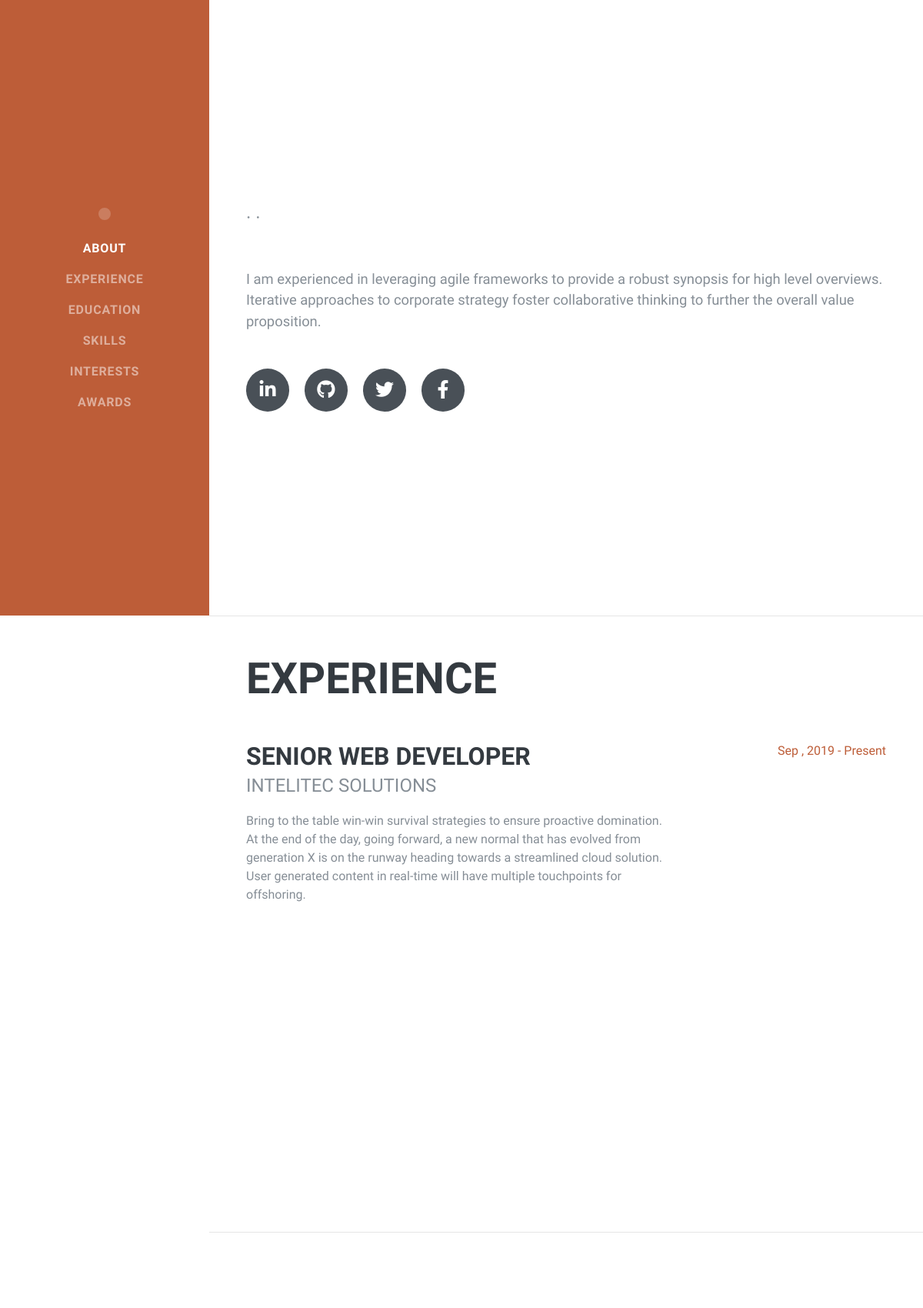
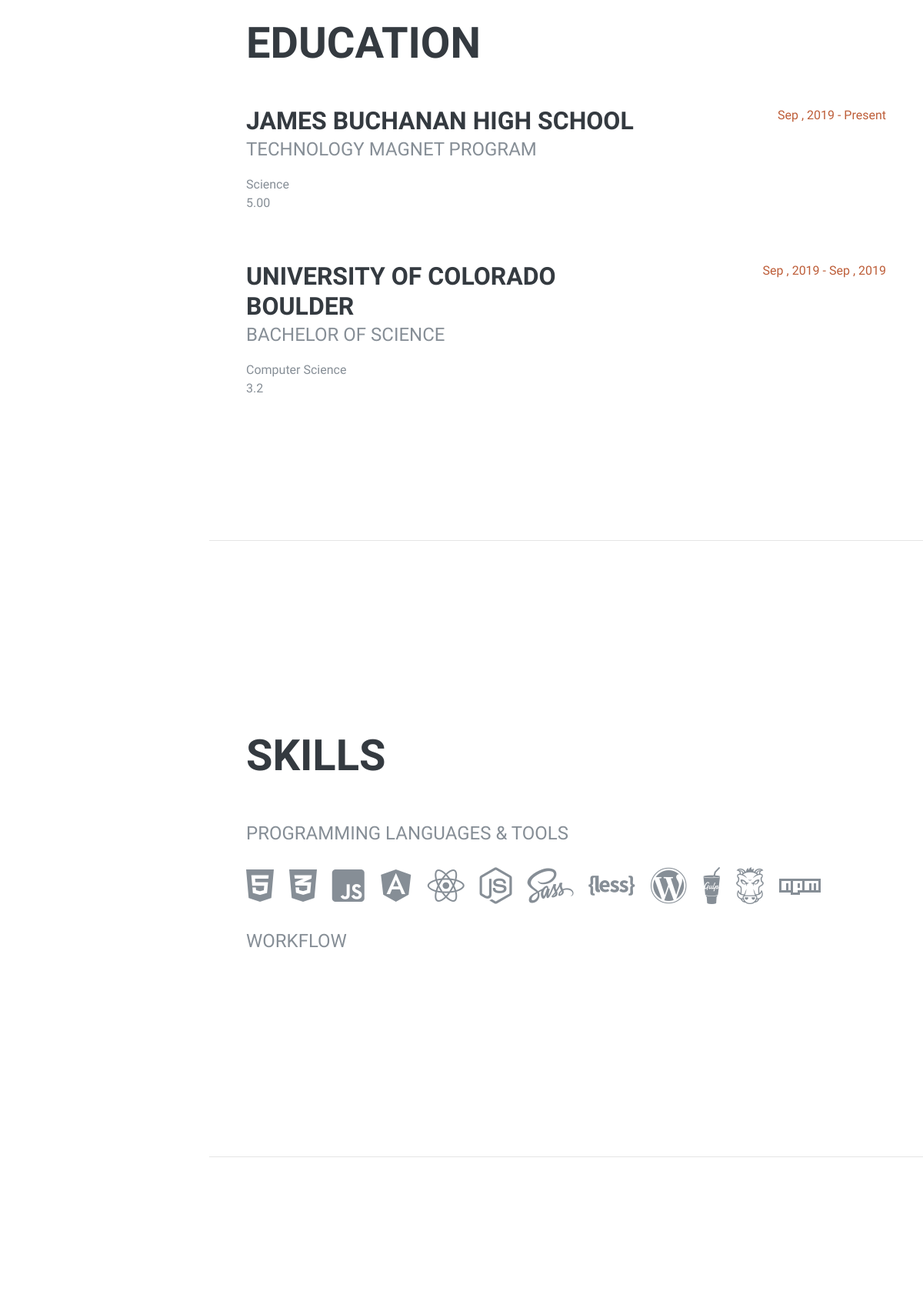
The page / (upper part) on the database its author committed (2 pictures, top to bottom).
### resumeapp/models.py (models this page shows, shortened)
class Experience(models.Model):
    company_name=models.CharField(max_length=200, null=False)
    position=models.CharField(max_length=100, null=False)
    description=models.TextField(null=False)
    join = models.DateField(blank=True, null=True)
    end = models.DateField(blank=True, null=True)

class Education(models.Model):
    school_name=models.CharField(max_length=200, null=False)
    degree=models.CharField(max_length=100 )
    department=models.CharField(max_length=100 )
    gpa=models.CharField(max_length=100 )
    join = models.DateField(blank=True, null=True)
    end = models.DateField(blank=True, null=True)

### resumeapp/views.py (the view)
# urls.py: path('',views.index, name='index' ),
def index(request):
    experience_list=Experience.objects.order_by('-id')
    education_list=Education.objects.order_by('-id')
    skill_list=Skill.objects.order_by('-id')
    interest_list=Interest.objects.order_by('-id')
    award_list=Award.objects.order_by('-id')
    context={
        'experience':experience_list,
        'education':education_list,
        'skill':skill_list,
        'interest':interest_list,
        'award':award_list,
    }
    return render(request,'index.html',context)

### templates/index.html (shortened to what this page needs)
{% load staticfiles %}
{% load solo_tags %}
{% get_solo 'resumeapp.SiteConfiguration' as about %}
<!DOCTYPE html>
<html lang="en">
<head>
  <link href="{% static 'vendor/bootstrap/css/bootstrap.min.css' %}" rel="stylesheet">
  <link href="{% static 'vendor/fontawesome-free/css/all.min.css' %}" rel="stylesheet">
  <link href="{% static 'css/resume.min.css' %}" rel="stylesheet">
</head>
<body id="page-top">
  <nav class="navbar navbar-expand-lg navbar-dark bg-primary fixed-top" id="sideNav">
    <a class="navbar-brand js-scroll-trigger" href="#page-top">
      <span class="d-none d-lg-block">
        <img class="img-fluid img-profile rounded-circle mx-auto mb-2" src="{{ about.image.url }}" alt="">
      </span>
    </a>
    <div class="collapse navbar-collapse" id="navbarSupportedContent">
      <ul class="navbar-nav">
        <li class="nav-item">
          <a class="nav-link js-scroll-trigger" href="#about">About</a>
        </li>
        <li class="nav-item">
          <a class="nav-link js-scroll-trigger" href="#experience">Experience</a>
        </li>
        <li class="nav-item">
          <a class="nav-link js-scroll-trigger" href="#education">Education</a>
        </li>
        <li class="nav-item">
          <a class="nav-link js-scroll-trigger" href="#skills">Skills</a>
        </li>
        <li class="nav-item">
          <a class="nav-link js-scroll-trigger" href="#interests">Interests</a>
        </li>
        <li class="nav-item">
          <a class="nav-link js-scroll-trigger" href="#awards">Awards</a>
        </li>
      </ul>
    </div>
  </nav>
  <div class="container-fluid p-0">
    <section class="resume-section p-3 p-lg-5 d-flex align-items-center" id="about">
      <div class="w-100">
        <div class="subheading mb-5">{{ about.address }} · {{ about.contact_number }} ·
        </div>
        <p class="lead mb-5">I am experienced in leveraging agile frameworks to provide a robust synopsis for high level overviews. Iterative approaches to corporate strategy foster collaborative thinking to further the overall value proposition.</p>
        <div class="social-icons">
          <a href="http://{{ about.facebook }}">
            <i class="fab fa-linkedin-in"></i>
          </a>
          <a href="#">
            <i class="fab fa-github"></i>
          </a>
          <a href="#">
            <i class="fab fa-twitter"></i>
          </a>
          <a href="#">
            <i class="fab fa-facebook-f"></i>
          </a>
        </div>
      </div>
    </section>
    <hr class="m-0">
    <section class="resume-section p-3 p-lg-5 d-flex justify-content-center" id="experience">
      <div class="w-100">
        <h2 class="mb-5">Experience</h2>
      {% for experience in experience %}
        <div class="resume-item d-flex flex-column flex-md-row justify-content-between mb-5">
          <div class="resume-content">
            <h3 class="mb-0">{{ experience.position }}</h3>
            <div class="subheading mb-3">{{ experience.company_name }}</div>
            <p>{{ experience.description }}</p>
          </div>
          <div class="resume-date text-md-right">
            <span class="text-primary">
            {% if experience.join %}
              {{ experience.join|date:'M , Y' }} -
              {% if not experience.end %}
              Present
              {% else %}
              {{ experience.end|date:'M , Y' }}
              {% endif %}
            {% endif %}
            </span>
          </div>
        </div>
      {% endfor %}
      </div>
    </section>
    <hr class="m-0">
    <section class="resume-section p-3 p-lg-5 d-flex align-items-center" id="education">
      <div class="w-100">
        <h2 class="mb-5">Education</h2>
          {% for education in education %}
            <div class="resume-item d-flex flex-column flex-md-row justify-content-between mb-5">
              <div class="resume-content">
                <h3 class="mb-0">{{ education.school_name }}</h3>
                <div class="subheading mb-3">{{ education.degree }}</div>
                <div>{{ education.department }}</div>
                <p>{{ education.gpa }}</p>
              </div>
              <div class="resume-date text-md-right">
                <span class="text-primary">
                    {% if education.join %}
                    {{ education.join|date:'M , Y' }} -
                    {% if not education.end %}
                    Present
                    {% else %}
                    {{ education.end|date:'M , Y' }}
                    {% endif %}
                  {% endif %}
                </span>
              </div>
            </div>
          {% endfor %}
  </div>
    </section>
    <hr class="m-0">
    <section class="resume-section p-3 p-lg-5 d-flex align-items-center" id="skills">
      <div class="w-100">
        <h2 class="mb-5">Skills</h2>
        <div class="subheading mb-3">Programming Languages &amp; Tools</div>
        <ul class="list-inline dev-icons">
          <li class="list-inline-item">
            <i class="fab fa-html5"></i>
          </li>
          <li class="list-inline-item">
            <i class="fab fa-css3-alt"></i>
          </li>
          <li class="list-inline-item">
            <i class="fab fa-js-square"></i>
          </li>
          <li class="list-inline-item">
            <i class="fab fa-angular"></i>
          </li>
          <li class="list-inline-item">
            <i class="fab fa-react"></i>
          </li>
          <li class="list-inline-item">
            <i class="fab fa-node-js"></i>
          </li>
          <li class="list-inline-item">
            <i class="fab fa-sass"></i>
          </li>
          <li class="list-inline-item">
            <i class="fab fa-less"></i>
          </li>
          <li class="list-inline-item">
            <i class="fab fa-wordpress"></i>
          </li>
          <li class="list-inline-item">
            <i class="fab fa-gulp"></i>
          </li>
          <li class="list-inline-item">
            <i class="fab fa-grunt"></i>
          </li>
          <li class="list-inline-item">
            <i class="fab fa-npm"></i>
          </li>
        </ul>
        <div class="subheading mb-3">Workflow</div>
      </div>
    </section>
    <hr class="m-0">
    <section class="resume-section p-3 p-lg-5 d-flex align-items-center" id="interests">
    </section>
  </div>
</body>
</html>

### rows shown on the page
Experience: position "SENIOR WEB DEVELOPER", company_name "INTELITEC SOLUTIONS", description "Bring to the table win-win survival strategies to ensure proactive domination. At the end of the day, going forward, a new normal that has evolved from generation X is on the runway heading towards a streamlined cloud solution. User generated content in real-time will have multiple touchpoints for offshoring.", join "Sep , 2019", shows "Present"
Education: school_name "JAMES BUCHANAN HIGH SCHOOL", degree "TECHNOLOGY MAGNET PROGRAM", department "Science", gpa "5.00", join "Sep , 2019", shows "Present"
Education: school_name "UNIVERSITY OF COLORADO BOULDER", degree "BACHELOR OF SCIENCE", department "Computer Science", gpa "3.2", join "Sep , 2019", end "Sep , 2019"
